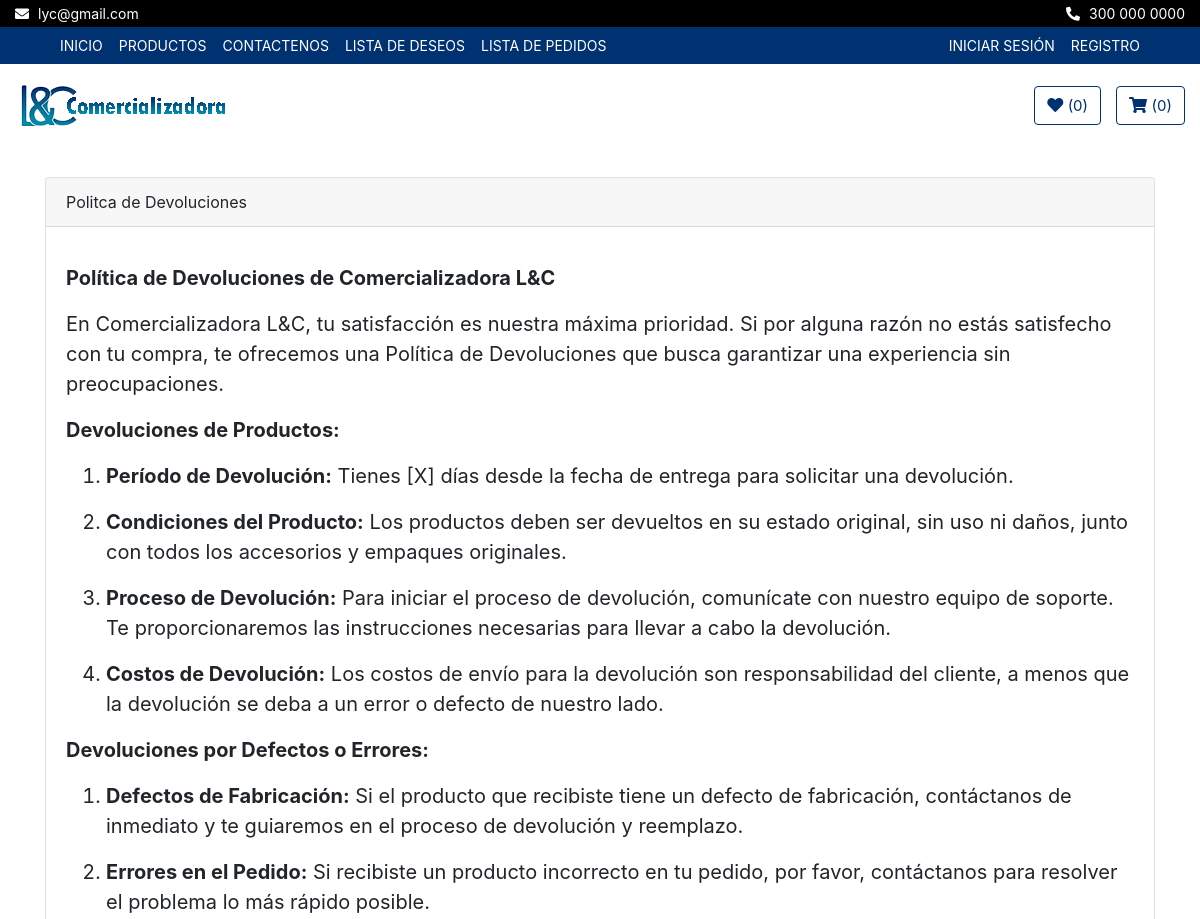
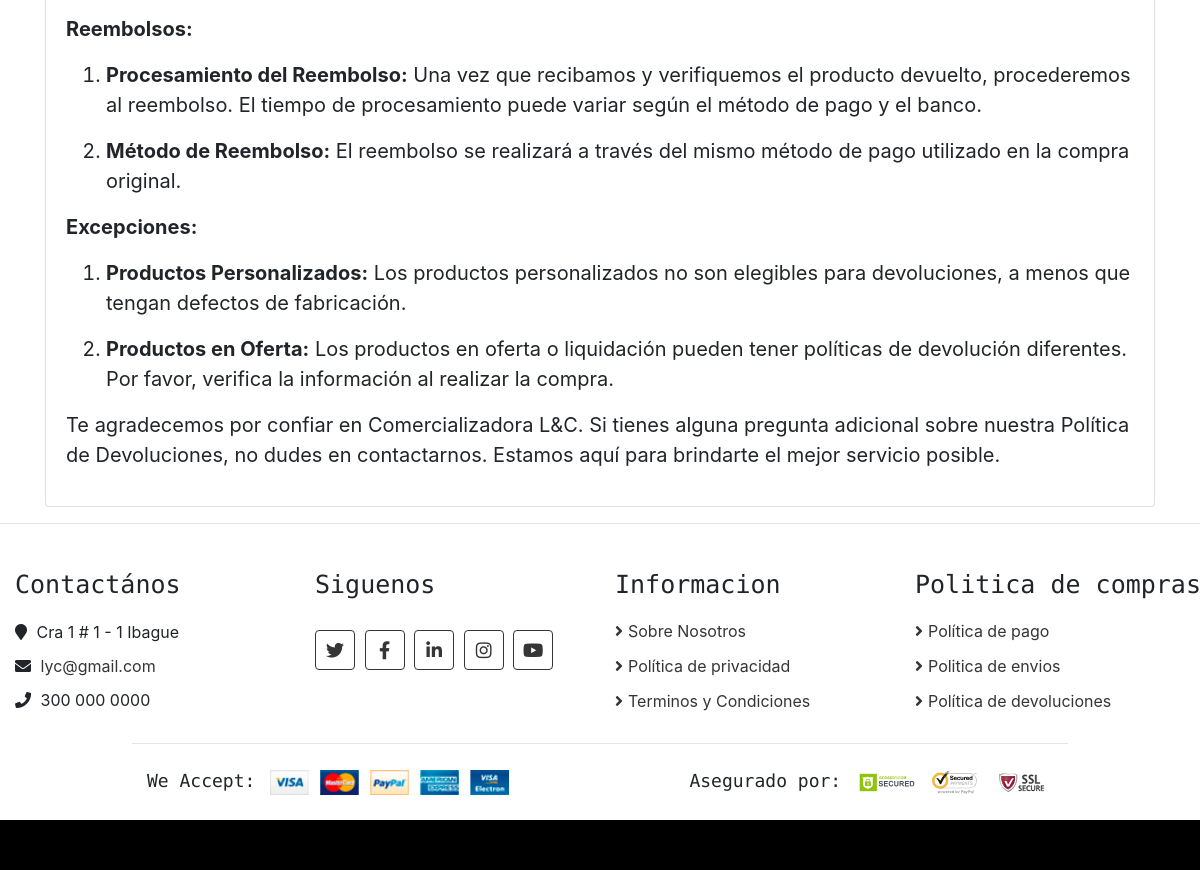
Page /politicas/politica-devoluciones/ on the committed database (2 pictures, top to bottom).
### politicas/models.py (models this page shows, shortened)
class CorreoEmpresa(models.Model):
    direccion = models.CharField(max_length=100)
    correo = models.EmailField(unique=True)
    telefono = models.CharField(max_length=20)

class Poldevoluiones(models.Model):
    titulo = models.CharField(max_length=50)
    contenido = RichTextField()

### politicas/views.py (the view)
# urls.py: path('politica-devoluciones/', views.politica_devolucion, name='politica-devoluciones'),
def politica_devolucion(request):
    devoluciones = Poldevoluiones.objects.all()
    context = {'devoluciones': devoluciones}
    return render(request, 'politicas/politica_devolucion.html', context)

### core/context_processors.py (called while the page is built)
def correo_empresa(request):
    correo_empresa = CorreoEmpresa.objects.first()
    return {'correo_empresa': correo_empresa}

### politicas/templates/politicas/politica_devolucion.html (shortened to what this page needs)
{% extends 'core/base.html' %}
{% load static %}
{% block content %}
    <div class="container">
        {% for dev in devoluciones %}
            <div class="card">
                <div class="card-header">{{ dev.titulo }}</div>
                <div class="card-body">
                    <blockquote class="blockquote mb-0">
                        <p>{{ dev.contenido | safe }}</p>
                    </blockquote>
                </div>
            </div>
        {% endfor %}
    </div>
{% endblock %}

### core/templates/core/base.html (shortened to what this page needs)
<!DOCTYPE html>
<html lang="es">
<head>
  {% load static %}
  <link rel="stylesheet" href="https://cdnjs.cloudflare.com/ajax/libs/font-awesome/5.15.3/css/all.min.css">
  <link href="https://stackpath.bootstrapcdn.com/bootstrap/4.4.1/css/bootstrap.min.css" rel="stylesheet" />
  <link href="https://cdnjs.cloudflare.com/ajax/libs/font-awesome/5.10.0/css/all.min.css" rel="stylesheet" />
  <link href="{% static 'core/css/mainstyle.css' %}" rel="stylesheet" />
  <link rel="stylesheet" href="{% static 'lib/slick/slick.css' %}" type="text/css">
  <link rel="stylesheet" href="{% static 'lib/slick/slick-theme.css' %}" type="text/css">
<link href="https://stackpath.bootstrapcdn.com/bootstrap/4.5.2/css/bootstrap.min.css" rel="stylesheet">
</head>
  <body>
    <div class="top-bar">
      <div class="container-fluid">
        <div class="row">
          <div class="col-sm-6">
            <i class="fa fa-envelope"></i>
            {{ correo_empresa.correo }}
          </div>
          <div class="col-sm-6">
            <i class="fa fa-phone-alt"></i>
            {{ correo_empresa.telefono }}
          </div>
        </div>
      </div>
    </div>
    <div class="nav">
      <div class="container-fluid">
        <nav class="navbar navbar-expand-md bg-dark navbar-dark">
          <div class="collapse navbar-collapse justify-content-between" id="navbarCollapse">
            <div class="navbar-nav mr-auto">
              <a href="{% url 'home' %}" class="nav-item nav-link">Inicio</a>
              <a href="{% url 'product_list' %}" class="nav-item nav-link">Productos</a>
              <a href="{% url 'contact' %}" class="nav-item nav-link">Contactenos</a>
              <a href="{% url 'wishlist' %}" class="nav-item nav-link">Lista de Deseos</a>
              <a href="{% url 'pedidos_view' %}" class="nav-item nav-link">Lista de Pedidos</a>
            </div>
            <div class="navbar-nav ml-auto">
              {% if not request.user.is_authenticated %}
                <li class="nav-item">
                  <a class="nav-link" href="{% url 'login' %}">Iniciar sesión</a>
                </li>
                <li class="nav-item">
                  <a class="nav-link" href="{% url 'signup' %}">Registro</a>
                </li>
              {% endif %}
            </div>
          </div>
        </nav>
      </div>
    </div>
    <header class="masthead">
      <div class="bottom-bar">
        <div class="container-fluid">
          <div class="row align-items-center">
            <div class="col-md-9">
              <div class="logo">
                <a href="{% url 'home' %}">
                  <img src="/static/core/img/logo.png" alt="Logo" />
                </a>
              </div>
            </div>
            <div class="col-md-3">
              <div class="user">
                  {% if user.is_authenticated %}
                  <a href="{% url 'wishlist' %}" class="btn wishlist">
                      <i class="fa fa-heart"></i>
                      <span>({{ request.session.wishlist|length }})</span>
                  </a>
                  <a href="{% url 'cart' %}" class="btn cart" id="cart">
                      <i class="fa fa-shopping-cart"></i>
                      <span>({{ request.session.cart|length }})</span>
                  </a>
                  {% else %}
                  <a href="{% url 'login' %}" class="btn wishlist" id="wishlist">
                      <i class="fa fa-heart"></i>
                      <span>({{ request.session.wishlist|length }})</span>
                  </a>
                  <a href="{% url 'login' %}" class="btn cart">
                      <i class="fa fa-shopping-cart"></i>
                      <span>({{ request.session.cart|length }})</span>
                  </a>
                  {% endif %}
              </div>
          </div>
          </div>
        </div>
      </div>
    </header>
    {% block content%}
    {% endblock%}
    {% if request.path != "/" %}
    <hr />
    {% endif %}
    <div class="footer_container">
      <div class="footer">
        <div class="container-fluid">
          <div class="row">
            <div class="col-lg-3 col-md-6">
              <div class="footer-widget">
                <h2>Contactános</h2>
                <div class="contact-info">
                  <p>
                    <i class="fa fa-map-marker"></i> {{ correo_empresa.direccion }}
                  </p>
                  <p>
                    <i class="fa fa-envelope"></i>
                    <a href="mailto:{{ correo_empresa.correo }}" target="_blank"
                      style="color: #353535; text-decoration: none;">{{ correo_empresa.correo }}</a>
                  </p>
                  <p><i class="fa fa-phone"></i> {{ correo_empresa.telefono }}</p>
                </div>
              </div>
            </div>
            <div class="col-lg-3 col-md-6">
              <div class="footer-widget">
                <h2>Siguenos</h2>
                <div class="contact-info">
                  <div class="social">
                    <a href="https://twitter.com/" target="_blank"><i class="fab fa-twitter"></i></a>
                    <a href="https://www.facebook.com/" target="_blank"><i class="fab fa-facebook-f"></i></a>
                    <a href="https://www.linkedin.com/" target="_blank"><i class="fab fa-linkedin-in"></i></a>
                    <a href="https://www.instagram.com/" target="_blank"><i class="fab fa-instagram"></i></a>
                    <a href="https://youtu.be/E_xaxzYjc7I" target="_blank"><i class="fab fa-youtube"></i></a>
                  </div>
                </div>
              </div>
            </div>
            <div class="col-lg-3 col-md-6">
              <div class="footer-widget">
                <h2>Informacion</h2>
                <ul>
                  <li><a href="{% url 'sobre-nosotros' %}">Sobre Nosotros</a></li>
                  <li><a href="{% url 'politica-privacidad' %}">Política de privacidad</a></li>
                  <li><a href="{% url 'terminos-condiciones' %}">Terminos y Condiciones</a></li>
                </ul>
              </div>
            </div>
            <div class="col-lg-3 col-md-6">
              <div class="footer-widget">
                <h2>Politica de compras</h2>
                <ul>
                  <li><a href="{% url 'politica-pagos' %}">Política de pago</a></li>
                  <li><a href="{% url 'politica-envios' %}">Politica de envios</a></li>
                  <li><a href="{% url 'politica-devoluciones' %}">Política de devoluciones</a></li>
                </ul>
              </div>
            </div>
          </div>
          <div class="row payment align-items-center">
            <div class="col-md-6">
              <div class="payment-method">
                <h2>We Accept:</h2>
                <img src="{% static 'core/img/payment-method.png' %}" alt="Payment Method" />
              </div>
            </div>
            <div class="col-md-6">
              <div class="payment-security">
                <h2>Asegurado por:</h2>
                <img src="{% static 'core/img/godaddy.svg' %}" alt="Payment Security" />
                <img src="{% static 'core/img/norton.svg' %}" alt="Payment Security" />
                <img src="{% static 'core/img/ssl.svg' %}" alt="Payment Security" />
              </div>
            </div>
          </div>
        </div>
      </div>
      <div class="footer-bottom">
      </div>
    </div>
  </body>
</html>

### core/static/core/css/mainstyle.css (style rules this page uses)
body { color: #353535; font-family: 'Open Sans', sans-serif; font-weight: 400; background: #f3f6ff; }
a { color: #003171; }
h2 { font-family: 'Source Code Pro', monospace; font-weight: 700; }
@media (min-width: 992px) { .container-fluid { padding-right: 60px; padding-left: 60px; } }
.btn { color: #003171; background: #ffffff; }
.top-bar { padding: 3px 0; font-size: 14px; color: #ffffff; background: #000000; }
.top-bar i { margin-right: 5px; }
.top-bar .col-sm-6:first-child { text-align: left; }
.top-bar .col-sm-6:last-child { text-align: right; }
.nav { position: relative; }
@media (min-width: 992px) { .nav .container-fluid { padding-left: 52px; padding-right: 52px; } }
.nav .navbar { height: 100%; padding: 0; }
@media (min-width: 768px) { .nav, .nav .navbar { background: #003171 !important; } }
@media (min-width: 768px) { .nav .navbar-dark a.nav-link { color: #ffffff; font-size: 14px; text-transform: uppercase; } }
.bottom-bar { padding: 15px 0; background: #ffffff; margin-bottom: 30px; }
.bottom-bar .logo { text-align: left; overflow: hidden; }
.bottom-bar .logo a img { max-height: 60px; }
.bottom-bar .user { font-size: 0; text-align: right; }
.bottom-bar .user .wishlist { margin-right: 15px; }
.bottom-bar .user .cart i, .bottom-bar .user .wishlist i { color: #003171; }
.bottom-bar .user .cart span, .bottom-bar .user .wishlist span { color: #003171; font-size: 15px; }
@media (min-width: 768px) { .bottom-bar { max-height: 90px; } }
.footer { position: relative; padding: 30px 0 0 0; background: #ffffff; }
.footer .footer-widget { position: relative; width: 100%; margin-bottom: 30px; }
.footer .footer-widget h2 { font-size: 25px; white-space: nowrap; margin-bottom: 20px; }
.footer .footer-widget ul { margin: 0; padding: 0; list-style: none; }
.footer .footer-widget ul li { margin-bottom: 12px; }
.footer .footer-widget ul li:last-child { margin-bottom: 0; }
.footer .footer-widget ul li a { color: #353535; white-space: nowrap; display: block; line-height: 23px; transition: all .3s; }
.footer .footer-widget ul li a::before { content: '\f105'; font-family: 'Font Awesome 5 Free'; font-weight: 900; padding-right: 5px; }
.footer .contact-info p { margin-bottom: 10px; font-size: 16px; }
.footer .contact-info p i { margin-right: 5px; }
.footer .social { position: relative; width: 100%; }
.footer .social a { display: inline-block; margin: 10px 5px 0 0; width: 40px; height: 40px; padding: 6px 0; text-align: center; font-size: 18px; color: #353535; border: 1px solid #353535; border-radius: 4px; transition: all .3s; }
.footer .payment { padding-top: 25px; padding-bottom: 25px; border-top: 1px solid rgba(0,0,0,.1); }
@media (min-width: 992px) { .footer .payment { max-width: 80%; margin: 0 auto; } }
.footer .payment-method, .footer .payment-security { overflow: hidden; }
.footer .payment-method { text-align: left; }
.footer .payment-security { text-align: right; }
.footer .payment-method h2, .footer .payment-security h2 { display: inline-block; margin: 0 10px 0 0; font-size: 18px; font-weight: 400; line-height: 22px; }
.footer .payment-method img, .footer .payment-security img { height: 25px; }
.footer-bottom { position: relative; padding: 25px 0; background: #000000; }

### core/templates/core/base.html (style rules this page uses)
.cart { color: #003171; background: #ffffff; border-color: #003171; }
.wishlist { color: #003171; background: #ffffff; border-color: #003171; }

### rows in the picture
CorreoEmpresa: correo "lyc@gmail.com", telefono "300 000 0000", direccion "Cra 1 # 1 - 1 Ibague"
Poldevoluiones: titulo "Politca de Devoluciones", contenido "Política de Devoluciones de Comercializadora L&C En Comercializadora L&C, tu satisfacción es nuestra máxima prioridad. Si por alguna razón no estás satisfecho con tu compra, te ofrecemos una Política de Devoluciones que busca garantizar una experiencia sin preocupaciones. Devoluciones de Productos: Período de Devolución: Tienes [X] días desde la fecha de entrega para solicitar una devolución. Condiciones del Producto: Los productos deben ser devueltos en su estado original, sin uso ni daños, junto con todos los accesorios y empaques originales. Proceso de Devolución: Para iniciar el proceso de devolución, comunícate con nuestro equipo de soporte. Te proporcionaremos las instrucciones…"

### other values in the picture
{{ request.session.wishlist|length }} "0"
{{ request.session.cart|length }} "0"
